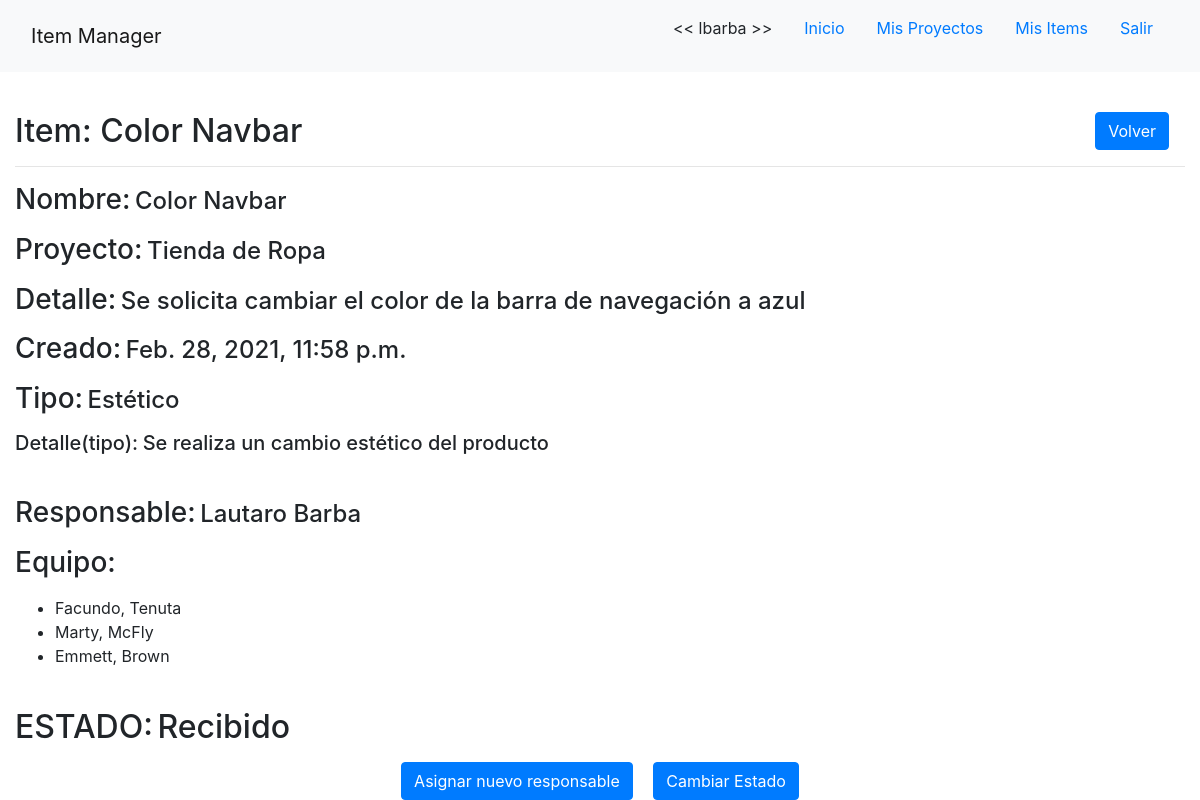
The page /item/1/ (signed in) on the database its author committed.
### app/models/item.py (models this page shows, shortened)
class Item(models.Model):
    proyecto = models.ForeignKey(Proyecto, verbose_name='proyecto', on_delete=models.PROTECT)
    nombre = models.CharField(verbose_name='nombre', max_length=255, unique=True)
    detalle = models.CharField(verbose_name='detalle', max_length=255)
    creacion = models.DateTimeField(verbose_name='fecha de creacion', auto_now_add=True, max_length=255)
    tipo = models.ForeignKey(TipoItem, verbose_name='tipo', on_delete=models.PROTECT)
    estado = models.ForeignKey(EstadoItem, verbose_name='estado', default=1, on_delete=models.PROTECT)
    responsable = models.ForeignKey(User, verbose_name='responsable', related_name="controla", on_delete=models.PROTECT)
    desarrolladores = models.ManyToManyField(User, verbose_name='desarrolladores', related_name="trabaja")
    def __str__(self):
        return self.nombre

### app/models/proyecto.py (models this page shows, shortened)
class Proyecto(models.Model):
    nombre = models.CharField(verbose_name='nombre', max_length=255, unique=True)
    creacion = models.DateTimeField(verbose_name='fecha de creacion', auto_now_add=True, max_length=255)
    lider = models.ForeignKey(User, verbose_name='lider', related_name="lidera", on_delete=models.PROTECT)
    equipo = models.ManyToManyField(User, verbose_name='equipo', related_name="participa")
    def __str__(self):
        return self.nombre

### app/models/tipo_item.py (models this page shows, shortened)
class TipoItem(models.Model):
    nombre = models.CharField(verbose_name='nombre', max_length=255, unique=True)
    detalle = models.CharField(verbose_name='detalle', max_length=255)
    workflow = models.ManyToManyField(CambioEstado, verbose_name='workflow')

### app/models/estado_item.py (models this page shows, shortened)
class EstadoItem(models.Model):
    nombre = models.CharField(verbose_name='nombre', max_length=255, unique=True)
    detalle = models.CharField(verbose_name='detalle', max_length=255)
    def __str__(self):
        return self.nombre

### app/views/item.py (the view)
# urls.py: path('item/<int:pk>/', ItemDetailView.as_view(), name='item-detail'),
class ItemDetailView(LoginRequiredMixin, DetailView):
    model = Item
    template_name = 'app/item_detail.html'
    def get(self, request, *args, **kwargs):
        user = request.user
        item = Item.objects.get(pk=kwargs['pk'])
        autorizados = []
        autorizados.append(item.responsable.pk)
        for p in item.desarrolladores.all():
            autorizados.append(p.pk)
        self.autorizados = autorizados
        return super().get(request, *args, **kwargs)
    def get_context_data(self, **kwargs):
        context = super().get_context_data(**kwargs)
        context['autorizados'] = self.autorizados
        return context

### app/templates/app/item_detail.html (shortened to what this page needs)
{% extends 'base.html' %}
{% load crispy_forms_tags %}
{% block content %}
    {% if user.is_staff or user.pk in autorizados %}
    <br>
    <h2>Item: {{ object }}
    {% if user.is_staff %}
        <div class="float-right"><a class="btn btn-primary mx-3 float-right" href="{% url 'item-list' %}">Volver</a></div>
    {% else %}
        <div class="float-right"><a class="btn btn-primary mx-3 float-right" href="{% url 'mis-items-list' %}">Volver</a></div>
    {% endif %}
    </h2>
    <hr>
    <p><span class="h3">Nombre:</span> <span class="h4">{{ object.nombre }}</span></p>
    <p><span class="h3">Proyecto:</span> <span class="h4">{{ object.proyecto }}</span></p>
    <p><span class="h3">Detalle:</span> <span class="h4">{{ object.detalle }}</span></p>
    <p><span class="h3">Creado:</span> <span class="h4">{{ object.creacion }}</span></p>
    <p><span class="h3">Tipo:</span> <span class="h4">{{ object.tipo.nombre }}</span></p>
    <p><span class="h5">Detalle(tipo):</span> <span class="h5">{{ object.tipo.detalle }}</span></p>
    <br>
    <p><span class="h3">Responsable:</span> <span class="h4">{{ object.responsable.first_name }} {{ object.responsable.last_name }}</span></p>
    <p><span class="h3">Equipo:</span></p>
    <ul>
        {% for p in object.desarrolladores.all %}
            <li>{{ p.first_name }}, {{ p.last_name }}</li>
        {% endfor %}
    </ul>
    <br>
    <p><span class="h2">ESTADO:</span> <span class="h2">{{ object.estado }}</span></p>
    {% if user.is_staff or user.pk == object.responsable.pk %}
        <div class="text-center mt-3">
            <a class="btn btn-primary mx-2" href="{% url 'item-update-responsable' object.id %}">Asignar nuevo responsable</a>
            <a class="btn btn-primary mx-2" href="{% url 'dashboard' %}">Cambiar Estado</a>
        </div>
    {% endif %}
    {% else %}
        <br>
        <h2>No tiene los permisos necesarios para ver esta página!</h2>
        <a class="btn btn-primary" href="{% url 'home' %}">Volver al Inicio</a>
    {% endif %}
{% endblock %}

### templates/base.html (shortened to what this page needs)
{% load static %}
<!DOCTYPE html>
<html lang="es">
<head>
    <link rel="stylesheet" href="https://stackpath.bootstrapcdn.com/bootstrap/4.5.0/css/bootstrap.min.css">
</head>
<body>
    <nav class="navbar sticky-top navbar-light bg-light align-items-center">
        <div class="col-12 col-md-6 text-center text-md-left">
            <a class="navbar-brand" href="{% url 'home' %}">Item Manager</a>
        </div>
        <div class="col-12 col-md-6 d-flex justify-content-center justify-content-md-end">
            {% if user.is_authenticated %}
                <p class="nav-link d-none d-md-block"><< {{ user.username }} >></p>
                <a class="nav-link d-none d-md-block" href="{% url 'home' %}">Inicio</a>
                {% if user.is_staff %}
                    <a class="nav-link d-none d-md-block" href="{% url 'dashboard' %}">Dashboard</a>
                {% else %}
                    <a class="nav-link d-none d-md-block" href="{% url 'mis-proyectos-list' %}">Mis Proyectos</a>
                    <a class="nav-link d-none d-md-block" href="{% url 'mis-items-list' %}">Mis Items</a>
                {% endif %}
                <a class="nav-link d-none d-md-block" href="{% url 'logout' %}">Salir</a>
            {% endif %}
        </div>
    </nav>
    <div class="container-fluid justify-content-center mt-3">
        {% block content %}{% endblock %}
    </div>
</body>
</html>

### rows shown on the page
Item: nombre "Color Navbar", proyecto "Tienda de Ropa", detalle "Se solicita cambiar el color de la barra de navegación a azul", creacion "Feb. 28, 2021, 11:58 p.m.", tipo.nombre "Estético", tipo.detalle "Se realiza un cambio estético del producto", responsable.first_name "Lautaro", responsable.last_name "Barba", estado "Recibido"

### other values the page prints
{{ user.username }} "lbarba"
{{ p.first_name }} "Facundo"
{{ p.last_name }} "Tenuta"
{{ p.first_name }} "Marty"
{{ p.last_name }} "McFly"
{{ p.first_name }} "Emmett"
{{ p.last_name }} "Brown"
